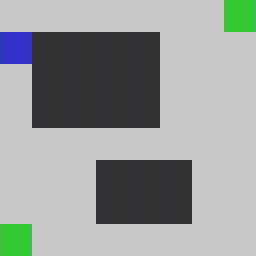

Rendered tile map (Tiled .tmx) drawn with the repository's tilesets; below, a short description and the full map source, tile grids included:
An orthogonal 8x8 tile map with 32x32 px tiles, 1 tile layer (Tile Layer 1).

<map version="1.10" tiledversion="1.10.1" orientation="orthogonal" renderorder="right-down" width="8" height="8" tilewidth="32" tileheight="32" infinite="0" nextlayerid="2" nextobjectid="1">
 <tileset firstgid="1" source="../BaseTileset.tsx" />
 <layer id="1" name="Tile Layer 1" width="8" height="8">
  <data encoding="csv">
5,5,5,5,5,5,5,2,
3,4,4,4,4,5,5,5,
5,4,4,4,4,5,5,5,
5,4,4,4,4,5,5,5,
5,5,5,5,5,5,5,5,
5,5,5,4,4,4,5,5,
5,5,5,4,4,4,5,5,
2,5,5,5,5,5,5,5
</data>
 </layer>
</map>
